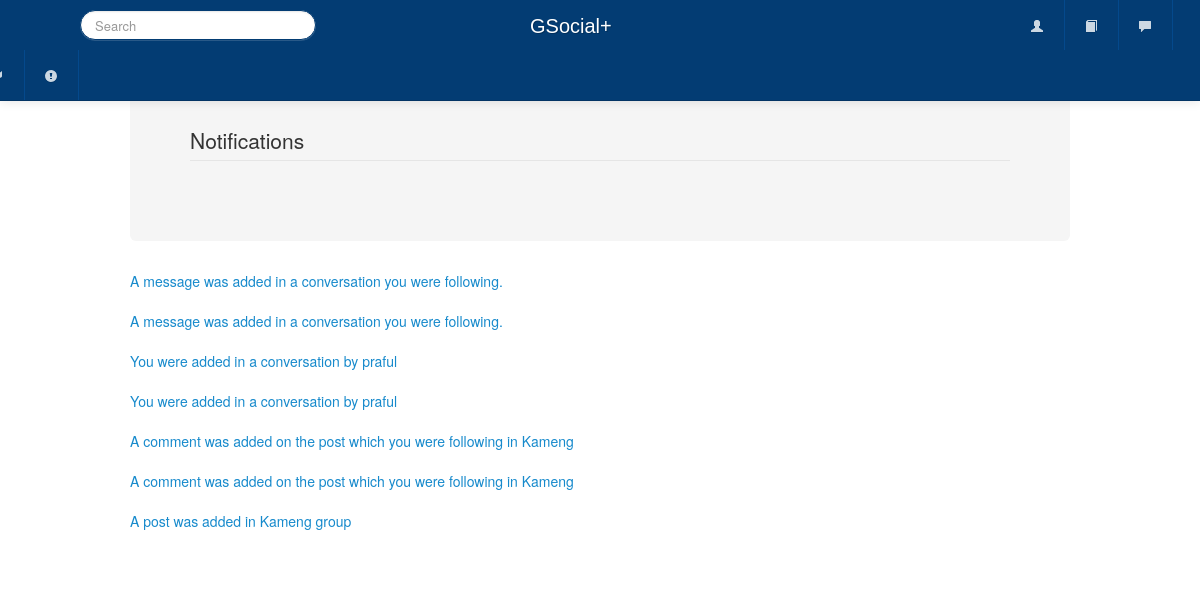
Page /notif.php (signed in) on the committed database.
### tables this page shows
CREATE TABLE IF NOT EXISTS `user_notif` (
  `notif_id` int(11) NOT NULL DEFAULT '0',
  `seen_unseen` int(11) DEFAULT NULL,
  `userid` varchar(40) NOT NULL DEFAULT '',
  PRIMARY KEY (`notif_id`,`userid`),
  KEY `userid` (`userid`)
);

CREATE TABLE IF NOT EXISTS `conversation` (
  `convid` int(11) NOT NULL AUTO_INCREMENT,
  `sender_userid` varchar(40) DEFAULT NULL,
  PRIMARY KEY (`convid`)
);

CREATE TABLE IF NOT EXISTS `has_posts` (
  `postid` int(11) NOT NULL DEFAULT '0',
  `groupid` varchar(60) NOT NULL DEFAULT '',
  PRIMARY KEY (`postid`,`groupid`),
  KEY `groupid` (`groupid`)
);

### notif.php (the view, shortened to what this page needs)
<!DOCTYPE html>
<html>
<head>
<?php
$_user = $_SESSION["username"];
?>
</head>
<body>
<div class="container">
<div class="hero-unit">
<legend>Notifications</legend>
</div>
<?php
$sql="SELECT * FROM user_notif WHERE userid='$_user' ORDER BY notif_id DESC";
$result=mysql_query($sql) or die (mysql_error());
if ($result)
	{
		echo '<ul class="unstyled">';
		while($row = mysql_fetch_array($result))
		{
			$notif_id= $row["notif_id"];
			$select_from_notif="select * from notification where notif_id='$notif_id'";
			$nest_query=mysql_query($select_from_notif) or die (mysql_error());
			$row_nest= mysql_fetch_array($nest_query);
			$msg_or_post=$row_nest["type"];
			if( $msg_or_post==0)
			{
				$select_from_post_notif="select * from post_notif where notif_id='$notif_id'";
				$nest_query2 = mysql_query($select_from_post_notif) or die (mysql_error());
				$row_nest2 = mysql_fetch_array($nest_query2);
				$comment_or_post =$row_nest2["type"];
				$comment_or_post_id = $row_nest2["post_or_comment_id"];
				if( $comment_or_post == 0)
				{
					$postid=$comment_or_post_id;
				}
				else
				{
					$select_from_comments="select * from comments where commentid='$comment_or_post_id'";
					$nest_query3 = mysql_query($select_from_comments) or die (mysql_error());
					$row_nest3 = mysql_fetch_array($nest_query3);
					$postid = $row_nest3["postid"];
				}
				$select_from_has_posts = "select * from has_posts where postid='$postid'";
				$nest_query4 = mysql_query($select_from_has_posts) or die (mysql_error());
				$row_nest4 = mysql_fetch_array($nest_query4);
				$groupid = $row_nest4["groupid"];
				$url ="commentForm.php?groupName=".$groupid."&postid=".$postid."&notif_id=".$notif_id;
				echo '<li>';
				$_seen = $row["seen_unseen"];
				if (($_seen==0) && ($comment_or_post==0))
				{
					echo '<a href='.$url.' class="text-info" style="text-decoration:none;">A post was added in ' .$groupid.'  group </a>' ;
				}
				else if (($_seen==0) && ($comment_or_post==1))
				{
					echo '<a href='.$url.' class="text-info" style="text-decoration:none;">A comment was added on the post which you were following in ' .$groupid.'</a>' ;
				}
				echo '</li><br>';
			}
			else
			{
			$select_from_conv_notif="select * from msg_notif where notif_id='$notif_id'";
			$nest_query2 = mysql_query($select_from_conv_notif) or die (mysql_error());
			$row_nest2 = mysql_fetch_array($nest_query2);
			$msg_or_conv =$row_nest2["notif_type"];
			$msg_or_conv_id = $row_nest2["messageid"];
			if( $msg_or_conv== 0)
			{
				$convid = $msg_or_conv_id;
			}
			else
			{
				$select_from_has_msgs="select * from has_msgs where messageid='$msg_or_conv_id'";
				$nest_query3 = mysql_query($select_from_has_msgs) or die (mysql_error());
				$row_nest3 = mysql_fetch_array($nest_query3);
				$convid = $row_nest3["convid"];
			}
			$select_from_conv = "select * from conversation where convid='$convid'";
			$nest_query4 = mysql_query($select_from_conv) or die (mysql_error());
			$row_nest4 = mysql_fetch_array($nest_query4);
			$sender = $row_nest4["sender_userid"];
			$url="start_conv.php?convid=".$convid."&notif_id=".$notif_id;
			echo '<li>';
			$_seen = $row["seen_unseen"];
			if (($_seen==0) && ($msg_or_conv==0))
			{
				echo '<a href='.$url.' class="text-info" style="text-decoration:none;">You were added in a conversation by ' .$sender.'  </a>' ;
			}
			else if (($_seen==0) && ($msg_or_conv==1))
			{
				echo '<a href='.$url.' class="text-info" style="text-decoration:none;">A message was added in a conversation you were following. </a>' ;
			}
			echo '</li><br>';
			}
		}
		echo '</ul>';
	}
?>
</div>
</body>

### rows in the picture
user_notif: conversation.sender_userid "praful"
user_notif: conversation.sender_userid "praful"
user_notif: has_posts.groupid "Kameng"
user_notif: has_posts.groupid "Kameng"
user_notif: has_posts.groupid "Kameng"
